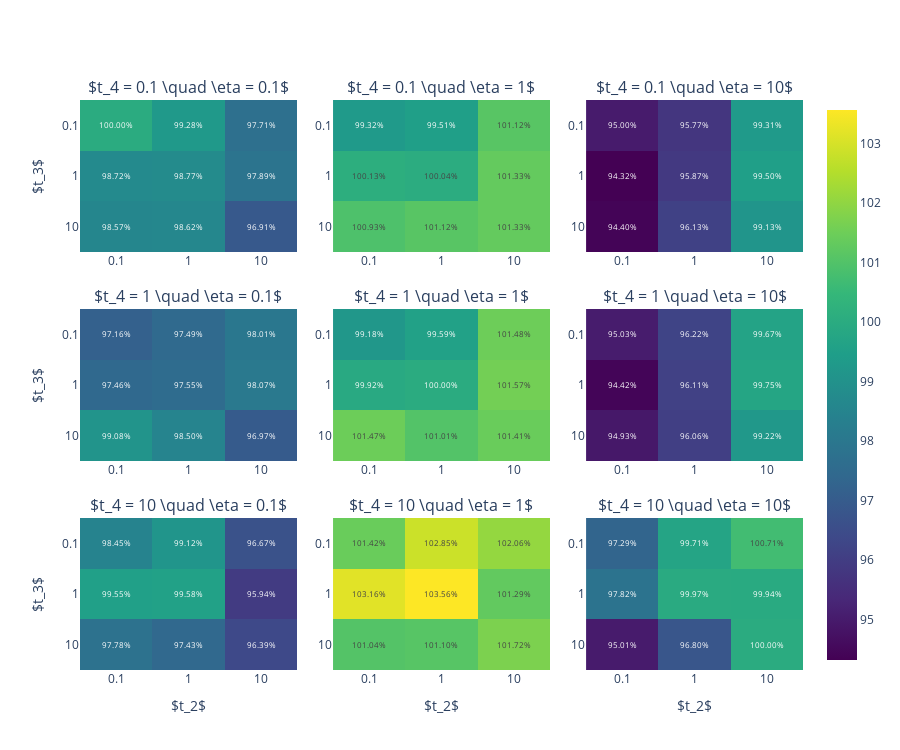

This figure's notebook cell:
### Code cell
import plotly.graph_objects as go
from plotly.colors import DEFAULT_PLOTLY_COLORS
from plotly.subplots import make_subplots
import re

fig = make_subplots(3, 3, subplot_titles=[
    f'$t_4 = {t3} \quad \eta = {eta}$' for t3 in [0.1, 1, 10] for eta in [0.1, 1, 10]
], horizontal_spacing=0.05, vertical_spacing=0.1)
for j, x in enumerate([0.1, 1, 10]):
    sens1 = sens[(sens.r1 == sens.r2) & (sens.r2 == sens.r3) & (sens.r1 == x)]
    for i, (t3, d1) in enumerate(sens1.groupby('t3')):
        z = d1.sort_values(['t2', 't1']).ratio.to_numpy().reshape(3, 3)
        z = np.flipud(z)
        fig.add_trace(go.Heatmap(
            z=z*100,
            x=['0.1', '1', '10'],
            y=['10', '1', '0.1'],
            coloraxis='coloraxis',
            text=z*100,
            texttemplate='%{text:.2f}%',
            textfont={'size': 8}
        ), row=i+1, col=j+1)
fig.update_layout(
    coloraxis={'colorscale': 'viridis'},
    height=750,
)
fig.update_xaxes(title='$t_2$', row=3)
fig.update_yaxes(title='$t_3$', col=1)
fig.show()
# fig.write_image('../figures/sensitivity.png')

### Figure 1 — Plotly figure (JSON) as saved in the notebook; plotly's stock layout.template omitted (floating-point values rounded to 4 significant figures)
{"data": [{"coloraxis": "coloraxis", "text": [[98.57, 98.62, 96.91], [98.72, 98.77, 97.89], [100, 99.28, 97.71]], "textfont": {"size": 8}, "texttemplate": "%{text:.2f}%", "type": "heatmap", "x": ["0.1", "1", "10"], "xaxis": "x", "y": ["10", "1", "0.1"], "yaxis": "y", "z": [[98.57, 98.62, 96.91], [98.72, 98.77, 97.89], [100, 99.28, 97.71]]}, {"coloraxis": "coloraxis", "text": [[99.08, 98.5, 96.97], [97.46, 97.55, 98.07], [97.16, 97.49, 98.01]], "textfont": {"size": 8}, "texttemplate": "%{text:.2f}%", "type": "heatmap", "x": ["0.1", "1", "10"], "xaxis": "x4", "y": ["10", "1", "0.1"], "yaxis": "y4", "z": [[99.08, 98.5, 96.97], [97.46, 97.55, 98.07], [97.16, 97.49, 98.01]]}, {"coloraxis": "coloraxis", "text": [[97.78, 97.43, 96.39], [99.55, 99.58, 95.94], [98.45, 99.12, 96.67]], "textfont": {"size": 8}, "texttemplate": "%{text:.2f}%", "type": "heatmap", "x": ["0.1", "1", "10"], "xaxis": "x7", "y": ["10", "1", "0.1"], "yaxis": "y7", "z": [[97.78, 97.43, 96.39], [99.55, 99.58, 95.94], [98.45, 99.12, 96.67]]}, {"coloraxis": "coloraxis", "text": [[100.9, 101.1, 101.3], [100.1, 100.0, 101.3], [99.32, 99.51, 101.1]], "textfont": {"size": 8}, "texttemplate": "%{text:.2f}%", "type": "heatmap", "x": ["0.1", "1", "10"], "xaxis": "x2", "y": ["10", "1", "0.1"], "yaxis": "y2", "z": [[100.9, 101.1, 101.3], [100.1, 100.0, 101.3], [99.32, 99.51, 101.1]]}, {"coloraxis": "coloraxis", "text": [[101.5, 101.0, 101.4], [99.92, 100, 101.6], [99.18, 99.59, 101.5]], "textfont": {"size": 8}, "texttemplate": "%{text:.2f}%", "type": "heatmap", "x": ["0.1", "1", "10"], "xaxis": "x5", "y": ["10", "1", "0.1"], "yaxis": "y5", "z": [[101.5, 101.0, 101.4], [99.92, 100, 101.6], [99.18, 99.59, 101.5]]}, {"coloraxis": "coloraxis", "text": [[101.0, 101.1, 101.7], [103.2, 103.6, 101.3], [101.4, 102.8, 102.1]], "textfont": {"size": 8}, "texttemplate": "%{text:.2f}%", "type": "heatmap", "x": ["0.1", "1", "10"], "xaxis": "x8", "y": ["10", "1", "0.1"], "yaxis": "y8", "z": [[101.0, 101.1, 101.7], [103.2, 103.6, 101.3], [101.4, 102.8, 102.1]]}, {"coloraxis": "coloraxis", "text": [[94.4, 96.13, 99.13], [94.32, 95.87, 99.5], [95.0, 95.77, 99.31]], "textfont": {"size": 8}, "texttemplate": "%{text:.2f}%", "type": "heatmap", "x": ["0.1", "1", "10"], "xaxis": "x3", "y": ["10", "1", "0.1"], "yaxis": "y3", "z": [[94.4, 96.13, 99.13], [94.32, 95.87, 99.5], [95.0, 95.77, 99.31]]}, {"coloraxis": "coloraxis", "text": [[94.93, 96.06, 99.22], [94.42, 96.11, 99.75], [95.03, 96.22, 99.67]], "textfont": {"size": 8}, "texttemplate": "%{text:.2f}%", "type": "heatmap", "x": ["0.1", "1", "10"], "xaxis": "x6", "y": ["10", "1", "0.1"], "yaxis": "y6", "z": [[94.93, 96.06, 99.22], [94.42, 96.11, 99.75], [95.03, 96.22, 99.67]]}, {"coloraxis": "coloraxis", "text": [[95.01, 96.8, 100], [97.82, 99.97, 99.94], [97.29, 99.71, 100.7]], "textfont": {"size": 8}, "texttemplate": "%{text:.2f}%", "type": "heatmap", "x": ["0.1", "1", "10"], "xaxis": "x9", "y": ["10", "1", "0.1"], "yaxis": "y9", "z": [[95.01, 96.8, 100], [97.82, 99.97, 99.94], [97.29, 99.71, 100.7]]}], "layout": {"annotations": [{"font": {"size": 16}, "showarrow": false, "text": "$t_4 = 0.1 \\quad \\eta = 0.1$", "x": 0.15, "xanchor": "center", "xref": "paper", "y": 1, "yanchor": "bottom", "yref": "paper"}, {"font": {"size": 16}, "showarrow": false, "text": "$t_4 = 0.1 \\quad \\eta = 1$", "x": 0.5, "xanchor": "center", "xref": "paper", "y": 1, "yanchor": "bottom", "yref": "paper"}, {"font": {"size": 16}, "showarrow": false, "text": "$t_4 = 0.1 \\quad \\eta = 10$", "x": 0.85, "xanchor": "center", "xref": "paper", "y": 1, "yanchor": "bottom", "yref": "paper"}, {"font": {"size": 16}, "showarrow": false, "text": "$t_4 = 1 \\quad \\eta = 0.1$", "x": 0.15, "xanchor": "center", "xref": "paper", "y": 0.6333, "yanchor": "bottom", "yref": "paper"}, {"font": {"size": 16}, "showarrow": false, "text": "$t_4 = 1 \\quad \\eta = 1$", "x": 0.5, "xanchor": "center", "xref": "paper", "y": 0.6333, "yanchor": "bottom", "yref": "paper"}, {"font": {"size": 16}, "showarrow": false, "text": "$t_4 = 1 \\quad \\eta = 10$", "x": 0.85, "xanchor": "center", "xref": "paper", "y": 0.6333, "yanchor": "bottom", "yref": "paper"}, {"font": {"size": 16}, "showarrow": false, "text": "$t_4 = 10 \\quad \\eta = 0.1$", "x": 0.15, "xanchor": "center", "xref": "paper", "y": 0.2667, "yanchor": "bottom", "yref": "paper"}, {"font": {"size": 16}, "showarrow": false, "text": "$t_4 = 10 \\quad \\eta = 1$", "x": 0.5, "xanchor": "center", "xref": "paper", "y": 0.2667, "yanchor": "bottom", "yref": "paper"}, {"font": {"size": 16}, "showarrow": false, "text": "$t_4 = 10 \\quad \\eta = 10$", "x": 0.85, "xanchor": "center", "xref": "paper", "y": 0.2667, "yanchor": "bottom", "yref": "paper"}], "coloraxis": {"colorscale": [[0, "#440154"], [0.1111, "#482878"], [0.2222, "#3e4989"], [0.3333, "#31688e"], [0.4444, "#26828e"], [0.5556, "#1f9e89"], [0.6667, "#35b779"], [0.7778, "#6ece58"], [0.8889, "#b5de2b"], [1, "#fde725"]]}, "height": 750, "xaxis": {"anchor": "y", "domain": [0, 0.3]}, "xaxis2": {"anchor": "y2", "domain": [0.35, 0.65]}, "xaxis3": {"anchor": "y3", "domain": [0.7, 1]}, "xaxis4": {"anchor": "y4", "domain": [0, 0.3]}, "xaxis5": {"anchor": "y5", "domain": [0.35, 0.65]}, "xaxis6": {"anchor": "y6", "domain": [0.7, 1]}, "xaxis7": {"anchor": "y7", "domain": [0, 0.3], "title": {"text": "$t_2$"}}, "xaxis8": {"anchor": "y8", "domain": [0.35, 0.65], "title": {"text": "$t_2$"}}, "xaxis9": {"anchor": "y9", "domain": [0.7, 1], "title": {"text": "$t_2$"}}, "yaxis": {"anchor": "x", "domain": [0.7333, 1], "title": {"text": "$t_3$"}}, "yaxis2": {"anchor": "x2", "domain": [0.7333, 1]}, "yaxis3": {"anchor": "x3", "domain": [0.7333, 1]}, "yaxis4": {"anchor": "x4", "domain": [0.3667, 0.6333], "title": {"text": "$t_3$"}}, "yaxis5": {"anchor": "x5", "domain": [0.3667, 0.6333]}, "yaxis6": {"anchor": "x6", "domain": [0.3667, 0.6333]}, "yaxis7": {"anchor": "x7", "domain": [0, 0.2667], "title": {"text": "$t_3$"}}, "yaxis8": {"anchor": "x8", "domain": [0, 0.2667]}, "yaxis9": {"anchor": "x9", "domain": [0, 0.2667]}}}
